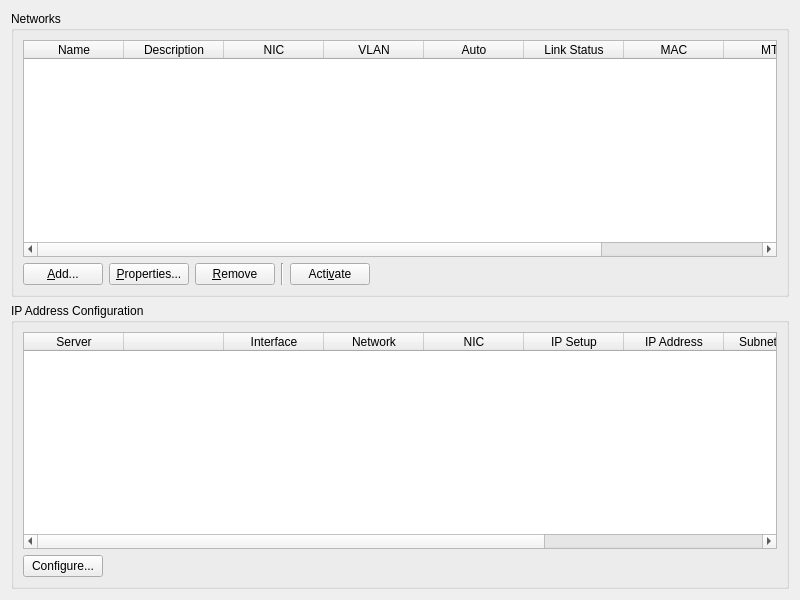
<?xml version="1.0" encoding="UTF-8"?>
<ui version="4.0">
 <class>NetworkTabPage</class>
 <widget class="QWidget" name="NetworkTabPage">
  <property name="geometry">
   <rect>
    <x>0</x>
    <y>0</y>
    <width>800</width>
    <height>600</height>
   </rect>
  </property>
  <property name="windowTitle">
   <string>Networking</string>
  </property>
  <layout class="QVBoxLayout" name="verticalLayout">
   <item>
    <widget class="QGroupBox" name="networksGroup">
     <property name="title">
      <string>Networks</string>
     </property>
     <layout class="QVBoxLayout" name="verticalLayout_2">
      <item>
       <widget class="QTableWidget" name="networksTable">
        <property name="editTriggers">
         <set>QAbstractItemView::EditTrigger::NoEditTriggers</set>
        </property>
        <property name="selectionMode">
         <enum>QAbstractItemView::SelectionMode::SingleSelection</enum>
        </property>
        <property name="selectionBehavior">
         <enum>QAbstractItemView::SelectionBehavior::SelectRows</enum>
        </property>
        <column>
         <property name="text">
          <string>Name</string>
         </property>
        </column>
        <column>
         <property name="text">
          <string>Description</string>
         </property>
        </column>
        <column>
         <property name="text">
          <string>NIC</string>
         </property>
        </column>
        <column>
         <property name="text">
          <string>VLAN</string>
         </property>
        </column>
        <column>
         <property name="text">
          <string>Auto</string>
         </property>
        </column>
        <column>
         <property name="text">
          <string>Link Status</string>
         </property>
        </column>
        <column>
         <property name="text">
          <string>MAC</string>
         </property>
        </column>
        <column>
         <property name="text">
          <string>MTU</string>
         </property>
        </column>
        <column>
         <property name="text">
          <string>SR-IOV</string>
         </property>
        </column>
       </widget>
      </item>
      <item>
       <layout class="QHBoxLayout" name="buttonLayout">
        <item>
         <widget class="QPushButton" name="addButton">
          <property name="text">
           <string>&amp;Add...</string>
          </property>
         </widget>
        </item>
        <item>
         <widget class="QPushButton" name="propertiesButton">
          <property name="text">
           <string>&amp;Properties...</string>
          </property>
         </widget>
        </item>
        <item>
         <widget class="QPushButton" name="removeButton">
          <property name="text">
           <string>&amp;Remove</string>
          </property>
         </widget>
        </item>
        <item>
         <widget class="Line" name="separator">
          <property name="orientation">
           <enum>Qt::Orientation::Vertical</enum>
          </property>
         </widget>
        </item>
        <item>
         <widget class="QPushButton" name="activateButton">
          <property name="text">
           <string>Acti&amp;vate</string>
          </property>
         </widget>
        </item>
        <item>
         <spacer name="buttonSpacer">
          <property name="orientation">
           <enum>Qt::Orientation::Horizontal</enum>
          </property>
          <property name="sizeHint" stdset="0">
           <size>
            <width>40</width>
            <height>20</height>
           </size>
          </property>
         </spacer>
        </item>
       </layout>
      </item>
     </layout>
    </widget>
   </item>
   <item>
    <widget class="QGroupBox" name="ipConfigurationGroup">
     <property name="title">
      <string>IP Address Configuration</string>
     </property>
     <layout class="QVBoxLayout" name="verticalLayout_3">
      <item>
       <widget class="QTableWidget" name="ipConfigTable">
        <property name="editTriggers">
         <set>QAbstractItemView::EditTrigger::NoEditTriggers</set>
        </property>
        <property name="selectionMode">
         <enum>QAbstractItemView::SelectionMode::SingleSelection</enum>
        </property>
        <property name="selectionBehavior">
         <enum>QAbstractItemView::SelectionBehavior::SelectRows</enum>
        </property>
        <column>
         <property name="text">
          <string>Server</string>
         </property>
        </column>
        <column>
         <property name="text">
          <string/>
         </property>
        </column>
        <column>
         <property name="text">
          <string>Interface</string>
         </property>
        </column>
        <column>
         <property name="text">
          <string>Network</string>
         </property>
        </column>
        <column>
         <property name="text">
          <string>NIC</string>
         </property>
        </column>
        <column>
         <property name="text">
          <string>IP Setup</string>
         </property>
        </column>
        <column>
         <property name="text">
          <string>IP Address</string>
         </property>
        </column>
        <column>
         <property name="text">
          <string>Subnet Mask</string>
         </property>
        </column>
        <column>
         <property name="text">
          <string>Gateway</string>
         </property>
        </column>
        <column>
         <property name="text">
          <string>DNS</string>
         </property>
        </column>
       </widget>
      </item>
      <item>
       <layout class="QHBoxLayout" name="horizontalLayout">
        <item>
         <widget class="QPushButton" name="configureButton">
          <property name="text">
           <string>Configure...</string>
          </property>
         </widget>
        </item>
        <item>
         <spacer name="horizontalSpacer">
          <property name="orientation">
           <enum>Qt::Orientation::Horizontal</enum>
          </property>
          <property name="sizeHint" stdset="0">
           <size>
            <width>40</width>
            <height>20</height>
           </size>
          </property>
         </spacer>
        </item>
       </layout>
      </item>
     </layout>
    </widget>
   </item>
  </layout>
 </widget>
 <resources/>
 <connections/>
</ui>
